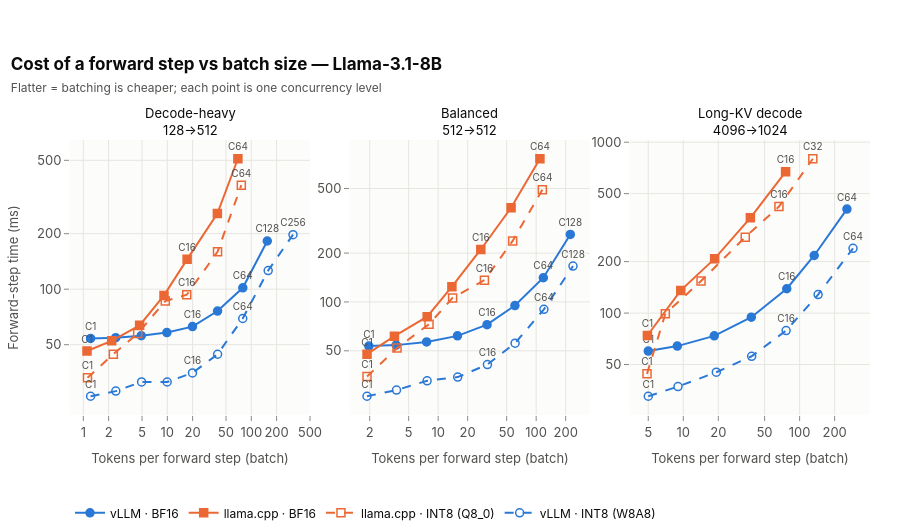

The notebook cell saved with this chart:
### Markdown cell above
**Interpretation.** Batching is not what limits llama.cpp: with one slot per in-flight request and continuous
batching, its batches grow with C just like vLLM's. What differs is the cost of a batched step. vLLM's step time
grows far more slowly than the batch, so the cost per token falls steeply and more tokens per step become more
tokens per second. llama.cpp's step time grows much faster with the batch, so its cost per token falls only a few
times and additional concurrent requests add little throughput.

### Code cell
fig = plots.path_scatter(primary[primary["workload"].isin(["decode", "balanced", "kvdecode"])],
                         x="tokens_per_step_mean", y="step_time_s", y_scale=1e3, log_x=True, log_y=True,
                         x_title="Tokens per forward step (batch)", y_title="Forward-step time (ms)",
                         title=f"Cost of a forward step vs batch size — {registry.model_label(MODEL)}",
                         subtitle="Flatter = batching is cheaper; each point is one concurrency level",
                         label_cs=(1, 16, 64))
fig.show()
export_figure(fig, "step_cost_vs_batch", source=NOTEBOOK,
              caption="Forward-step time vs tokens per step (8B, short-prompt and long-KV shapes): vLLM steps stay cheap as batches grow.")

### Figure 1 — Plotly figure (JSON) as saved in the notebook; plotly's stock layout.template omitted (floating-point values rounded to 4 significant figures)
{"data": [{"customdata": [1, 2, 4, 8, 16, 32, 64, 128], "hovertemplate": "<b>vLLM · BF16</b><br>C = %{customdata}<br>Tokens per forward step (batch): %{x:.3g}<br>Forward-step time (ms): %{y:.3g}<extra></extra>", "legendgroup": "vllm_bf16", "line": {"color": "#2a78d6", "dash": "solid", "width": 2.0}, "marker": {"color": "#2a78d6", "line": {"color": "#2a78d6", "width": 1.5}, "size": 8, "symbol": "circle"}, "mode": "lines+markers+text", "name": "vLLM · BF16", "showlegend": true, "text": ["C1", "", "", "", "C16", "", "C64", "C128"], "textfont": {"color": "#52514e", "size": 10}, "textposition": "top center", "type": "scatter", "x": [1.22, 2.429, 4.893, 9.877, 19.92, 39.61, 79.21, 154.9], "xaxis": "x", "y": [54.07, 54.6, 55.96, 58.21, 62.68, 76.1, 101.8, 182.6], "yaxis": "y"}, {"customdata": [1, 2, 4, 8, 16, 32, 64], "hovertemplate": "<b>llama.cpp · BF16</b><br>C = %{customdata}<br>Tokens per forward step (batch): %{x:.3g}<br>Forward-step time (ms): %{y:.3g}<extra></extra>", "legendgroup": "llama_cpp_bf16", "line": {"color": "#eb6834", "dash": "solid", "width": 2.0}, "marker": {"color": "#eb6834", "line": {"color": "#eb6834", "width": 1.5}, "size": 8, "symbol": "square"}, "mode": "lines+markers+text", "name": "llama.cpp · BF16", "showlegend": true, "text": ["C1", "", "", "", "C16", "", "C64"], "textfont": {"color": "#52514e", "size": 10}, "textposition": "top center", "type": "scatter", "x": [1.106, 2.174, 4.679, 9.13, 17.2, 39.44, 69.23], "xaxis": "x", "y": [46.21, 52.46, 63.66, 92.54, 145.2, 257.1, 509.8], "yaxis": "y"}, {"customdata": [1, 2, 4, 8, 16, 32, 64], "hovertemplate": "<b>llama.cpp · INT8 (Q8_0)</b><br>C = %{customdata}<br>Tokens per forward step (batch): %{x:.3g}<br>Forward-step time (ms): %{y:.3g}<extra></extra>", "legendgroup": "llama_cpp_int8", "line": {"color": "#eb6834", "dash": "dash", "width": 2.0}, "marker": {"color": "#eb6834", "line": {"color": "#eb6834", "width": 1.5}, "size": 8, "symbol": "square-open"}, "mode": "lines+markers+text", "name": "llama.cpp · INT8 (Q8_0)", "showlegend": true, "text": ["C1", "", "", "", "C16", "", "C64"], "textfont": {"color": "#52514e", "size": 10}, "textposition": "top center", "type": "scatter", "x": [1.121, 2.275, 4.433, 9.464, 17.02, 39.62, 76.06], "xaxis": "x", "y": [33.05, 44.43, 57.48, 86.21, 93.29, 159.5, 366.4], "yaxis": "y"}, {"customdata": [1, 2, 4, 8, 16, 32, 64, 128, 256], "hovertemplate": "<b>vLLM · INT8 (W8A8)</b><br>C = %{customdata}<br>Tokens per forward step (batch): %{x:.3g}<br>Forward-step time (ms): %{y:.3g}<extra></extra>", "legendgroup": "vllm_int8", "line": {"color": "#2a78d6", "dash": "dash", "width": 2.0}, "marker": {"color": "#2a78d6", "line": {"color": "#2a78d6", "width": 1.5}, "size": 8, "symbol": "circle-open"}, "mode": "lines+markers+text", "name": "vLLM · INT8 (W8A8)", "showlegend": true, "text": ["C1", "", "", "", "C16", "", "C64", "", "C256"], "textfont": {"color": "#52514e", "size": 10}, "textposition": "top center", "type": "scatter", "x": [1.22, 2.436, 4.938, 9.952, 19.93, 39.68, 79.03, 158.8, 313.6], "xaxis": "x", "y": [26.27, 28.01, 31.4, 31.38, 35.16, 44.38, 69.35, 126.2, 197.6], "yaxis": "y"}, {"customdata": [1, 2, 4, 8, 16, 32, 64, 128], "hovertemplate": "<b>vLLM · BF16</b><br>C = %{customdata}<br>Tokens per forward step (batch): %{x:.3g}<br>Forward-step time (ms): %{y:.3g}<extra></extra>", "legendgroup": "vllm_bf16", "line": {"color": "#2a78d6", "dash": "solid", "width": 2.0}, "marker": {"color": "#2a78d6", "line": {"color": "#2a78d6", "width": 1.5}, "size": 8, "symbol": "circle"}, "mode": "lines+markers+text", "name": "vLLM · BF16", "showlegend": false, "text": ["C1", "", "", "", "C16", "", "C64", "C128"], "textfont": {"color": "#52514e", "size": 10}, "textposition": "top center", "type": "scatter", "x": [1.961, 3.725, 7.622, 15.74, 31.53, 60.71, 118.3, 222.9], "xaxis": "x2", "y": [53.46, 54.2, 56.7, 61.81, 72.44, 95.06, 141.0, 260.4], "yaxis": "y2"}, {"customdata": [1, 2, 4, 8, 16, 32, 64], "hovertemplate": "<b>llama.cpp · BF16</b><br>C = %{customdata}<br>Tokens per forward step (batch): %{x:.3g}<br>Forward-step time (ms): %{y:.3g}<extra></extra>", "legendgroup": "llama_cpp_bf16", "line": {"color": "#eb6834", "dash": "solid", "width": 2.0}, "marker": {"color": "#eb6834", "line": {"color": "#eb6834", "width": 1.5}, "size": 8, "symbol": "square"}, "mode": "lines+markers+text", "name": "llama.cpp · BF16", "showlegend": false, "text": ["C1", "", "", "", "C16", "", "C64"], "textfont": {"color": "#52514e", "size": 10}, "textposition": "top center", "type": "scatter", "x": [1.88, 3.579, 7.728, 13.81, 27.24, 55.45, 109.2], "xaxis": "x2", "y": [47.65, 61.55, 81.13, 124.1, 210.5, 380.6, 762.4], "yaxis": "y2"}, {"customdata": [1, 2, 4, 8, 16, 32, 64], "hovertemplate": "<b>llama.cpp · INT8 (Q8_0)</b><br>C = %{customdata}<br>Tokens per forward step (batch): %{x:.3g}<br>Forward-step time (ms): %{y:.3g}<extra></extra>", "legendgroup": "llama_cpp_int8", "line": {"color": "#eb6834", "dash": "dash", "width": 2.0}, "marker": {"color": "#eb6834", "line": {"color": "#eb6834", "width": 1.5}, "size": 8, "symbol": "square-open"}, "mode": "lines+markers+text", "name": "llama.cpp · INT8 (Q8_0)", "showlegend": false, "text": ["C1", "", "", "", "C16", "", "C64"], "textfont": {"color": "#52514e", "size": 10}, "textposition": "top center", "type": "scatter", "x": [1.88, 3.803, 8.068, 14.04, 29.65, 57.57, 115.7], "xaxis": "x2", "y": [34.69, 52.01, 72.88, 105.9, 136.2, 237.8, 491.8], "yaxis": "y2"}, {"customdata": [1, 2, 4, 8, 16, 32, 64, 128], "hovertemplate": "<b>vLLM · INT8 (W8A8)</b><br>C = %{customdata}<br>Tokens per forward step (batch): %{x:.3g}<br>Forward-step time (ms): %{y:.3g}<extra></extra>", "legendgroup": "vllm_int8", "line": {"color": "#2a78d6", "dash": "dash", "width": 2.0}, "marker": {"color": "#2a78d6", "line": {"color": "#2a78d6", "width": 1.5}, "size": 8, "symbol": "circle-open"}, "mode": "lines+markers+text", "name": "vLLM · INT8 (W8A8)", "showlegend": false, "text": ["C1", "", "", "", "C16", "", "C64", "C128"], "textfont": {"color": "#52514e", "size": 10}, "textposition": "top center", "type": "scatter", "x": [1.879, 3.757, 7.712, 15.82, 31.81, 60.95, 119.9, 237.5], "xaxis": "x2", "y": [26.24, 28.66, 32.69, 34.43, 41.14, 55.75, 90.0, 166.3], "yaxis": "y2"}, {"customdata": [1, 2, 4, 8, 16, 32, 64], "hovertemplate": "<b>vLLM · BF16</b><br>C = %{customdata}<br>Tokens per forward step (batch): %{x:.3g}<br>Forward-step time (ms): %{y:.3g}<extra></extra>", "legendgroup": "vllm_bf16", "line": {"color": "#2a78d6", "dash": "solid", "width": 2.0}, "marker": {"color": "#2a78d6", "line": {"color": "#2a78d6", "width": 1.5}, "size": 8, "symbol": "circle"}, "mode": "lines+markers+text", "name": "vLLM · BF16", "showlegend": false, "text": ["C1", "", "", "", "C16", "", "C64"], "textfont": {"color": "#52514e", "size": 10}, "textposition": "top center", "type": "scatter", "x": [5.001, 8.887, 18.46, 38.44, 77.51, 133.4, 255.0], "xaxis": "x3", "y": [59.96, 64.09, 73.56, 94.63, 138.8, 217.3, 406.0], "yaxis": "y3"}, {"customdata": [1, 2, 4, 8, 16], "hovertemplate": "<b>llama.cpp · BF16</b><br>C = %{customdata}<br>Tokens per forward step (batch): %{x:.3g}<br>Forward-step time (ms): %{y:.3g}<extra></extra>", "legendgroup": "llama_cpp_bf16", "line": {"color": "#eb6834", "dash": "solid", "width": 2.0}, "marker": {"color": "#eb6834", "line": {"color": "#eb6834", "width": 1.5}, "size": 8, "symbol": "square"}, "mode": "lines+markers+text", "name": "llama.cpp · BF16", "showlegend": false, "text": ["C1", "", "", "", "C16"], "textfont": {"color": "#52514e", "size": 10}, "textposition": "top center", "type": "scatter", "x": [4.916, 9.52, 18.6, 37.72, 75.76], "xaxis": "x3", "y": [73.95, 135.8, 208.2, 361.1, 670.9], "yaxis": "y3"}, {"customdata": [1, 2, 4, 8, 16, 32], "hovertemplate": "<b>llama.cpp · INT8 (Q8_0)</b><br>C = %{customdata}<br>Tokens per forward step (batch): %{x:.3g}<br>Forward-step time (ms): %{y:.3g}<extra></extra>", "legendgroup": "llama_cpp_int8", "line": {"color": "#eb6834", "dash": "dash", "width": 2.0}, "marker": {"color": "#eb6834", "line": {"color": "#eb6834", "width": 1.5}, "size": 8, "symbol": "square-open"}, "mode": "lines+markers+text", "name": "llama.cpp · INT8 (Q8_0)", "showlegend": false, "text": ["C1", "", "", "", "C16", "C32"], "textfont": {"color": "#52514e", "size": 10}, "textposition": "top center", "type": "scatter", "x": [4.877, 7.009, 14.21, 34.09, 66.42, 129.9], "xaxis": "x3", "y": [44.08, 99.07, 153.9, 278.2, 419.9, 800.1], "yaxis": "y3"}, {"customdata": [1, 2, 4, 8, 16, 32, 64], "hovertemplate": "<b>vLLM · INT8 (W8A8)</b><br>C = %{customdata}<br>Tokens per forward step (batch): %{x:.3g}<br>Forward-step time (ms): %{y:.3g}<extra></extra>", "legendgroup": "vllm_int8", "line": {"color": "#2a78d6", "dash": "dash", "width": 2.0}, "marker": {"color": "#2a78d6", "line": {"color": "#2a78d6", "width": 1.5}, "size": 8, "symbol": "circle-open"}, "mode": "lines+markers+text", "name": "vLLM · INT8 (W8A8)", "showlegend": false, "text": ["C1", "", "", "", "C16", "", "C64"], "textfont": {"color": "#52514e", "size": 10}, "textposition": "top center", "type": "scatter", "x": [5.002, 9.008, 19.23, 38.69, 76.51, 144.2, 287.6], "xaxis": "x3", "y": [32.61, 37.17, 45.09, 55.88, 78.97, 128.2, 239.3], "yaxis": "y3"}], "layout": {"annotations": [{"font": {"color": "#0b0b0b", "size": 13}, "showarrow": false, "text": "Decode-heavy<br>128→512", "x": 0.15, "xanchor": "center", "xref": "paper", "y": 1.0, "yanchor": "bottom", "yref": "paper"}, {"font": {"color": "#0b0b0b", "size": 13}, "showarrow": false, "text": "Balanced<br>512→512", "x": 0.5, "xanchor": "center", "xref": "paper", "y": 1.0, "yanchor": "bottom", "yref": "paper"}, {"font": {"color": "#0b0b0b", "size": 13}, "showarrow": false, "text": "Long-KV decode<br>4096→1024", "x": 0.85, "xanchor": "center", "xref": "paper", "y": 1.0, "yanchor": "bottom", "yref": "paper"}], "height": 530, "title": {"text": "<b>Cost of a forward step vs batch size — Llama-3.1-8B</b><br><span style='font-size:12px;color:#52514e'>Flatter = batching is cheaper; each point is one concurrency level</span>"}, "xaxis": {"anchor": "y", "domain": [0.0, 0.3], "ticktext": ["1", "2", "5", "10", "20", "50", "100", "200", "500"], "tickvals": [1, 2, 5, 10, 20, 50, 100, 200, 500], "title": {"text": "Tokens per forward step (batch)"}, "type": "log"}, "xaxis2": {"anchor": "y2", "domain": [0.35, 0.65], "ticktext": ["1", "2", "5", "10", "20", "50", "100", "200", "500"], "tickvals": [1, 2, 5, 10, 20, 50, 100, 200, 500], "title": {"text": "Tokens per forward step (batch)"}, "type": "log"}, "xaxis3": {"anchor": "y3", "domain": [0.7, 1.0], "ticktext": ["1", "2", "5", "10", "20", "50", "100", "200", "500"], "tickvals": [1, 2, 5, 10, 20, 50, 100, 200, 500], "title": {"text": "Tokens per forward step (batch)"}, "type": "log"}, "yaxis": {"anchor": "x", "domain": [0.0, 1.0], "ticktext": ["20", "50", "100", "200", "500", "1000"], "tickvals": [20, 50, 100, 200, 500, 1000], "title": {"text": "Forward-step time (ms)"}, "type": "log"}, "yaxis2": {"anchor": "x2", "domain": [0.0, 1.0], "ticktext": ["20", "50", "100", "200", "500", "1000"], "tickvals": [20, 50, 100, 200, 500, 1000], "type": "log"}, "yaxis3": {"anchor": "x3", "domain": [0.0, 1.0], "ticktext": ["20", "50", "100", "200", "500", "1000"], "tickvals": [20, 50, 100, 200, 500, 1000], "type": "log"}}}
